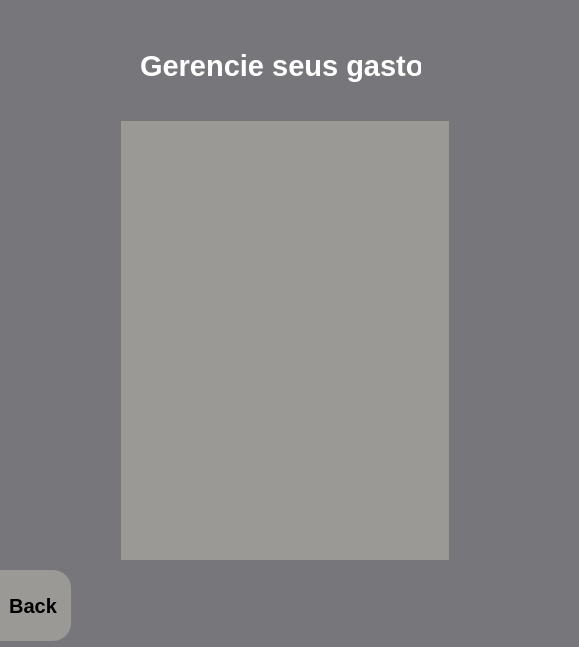
<?xml version="1.0" encoding="UTF-8"?>
<ui version="4.0">
 <class>Form2</class>
 <widget class="QWidget" name="Form2">
  <property name="geometry">
   <rect>
    <x>0</x>
    <y>0</y>
    <width>579</width>
    <height>647</height>
   </rect>
  </property>
  <property name="font">
   <font>
    <pointsize>22</pointsize>
   </font>
  </property>
  <property name="windowTitle">
   <string>Form</string>
  </property>
  <property name="styleSheet">
   <string notr="true">background-color: rgb(119, 118, 123);</string>
  </property>
  <widget class="QTableWidget" name="tableWidget">
   <property name="geometry">
    <rect>
     <x>120</x>
     <y>120</y>
     <width>330</width>
     <height>441</height>
    </rect>
   </property>
   <property name="styleSheet">
    <string notr="true">background-color: rgb(154, 153, 150);</string>
   </property>
  </widget>
  <widget class="QLabel" name="label">
   <property name="geometry">
    <rect>
     <x>140</x>
     <y>30</y>
     <width>281</width>
     <height>71</height>
    </rect>
   </property>
   <property name="font">
    <font>
     <pointsize>22</pointsize>
     <bold>true</bold>
    </font>
   </property>
   <property name="styleSheet">
    <string notr="true">color: rgb(255, 255, 255);</string>
   </property>
   <property name="text">
    <string>Gerencie seus gastos</string>
   </property>
  </widget>
  <widget class="QPushButton" name="pushButton">
   <property name="geometry">
    <rect>
     <x>-30</x>
     <y>570</y>
     <width>101</width>
     <height>71</height>
    </rect>
   </property>
   <property name="font">
    <font>
     <pointsize>15</pointsize>
     <bold>true</bold>
    </font>
   </property>
   <property name="styleSheet">
    <string notr="true">border-radius: 18px ;
background-color: rgb(154, 153, 150);
padding-left: 25px ;</string>
   </property>
   <property name="text">
    <string>Back</string>
   </property>
  </widget>
 </widget>
 <resources/>
 <connections/>
</ui>
